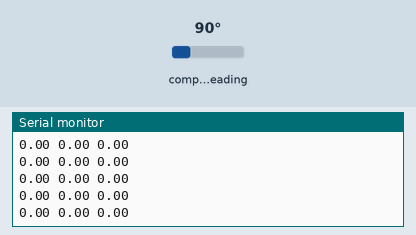
A program run on a simulated Teensy 3. On the bench: the last lines printed to the serial monitor. Wiring (inferred from the names in the program): QMC5883L compass at I2C address 0x0D. Inputs (shaded band) come from the test bench; at power-on: compass heading 90°.

Above: at 1.2 s.
1.3 s: compass heading set to 7°
At 1.8 s:
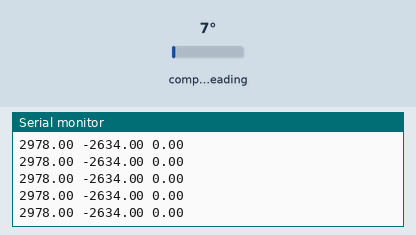
2.8 s: compass heading set to 180°
At 3.6 s:
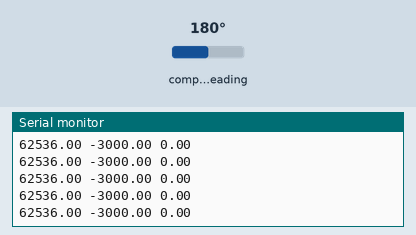
Timing chart, 0 to 4.9 s (numbered marks = the images above; inputs shaded):
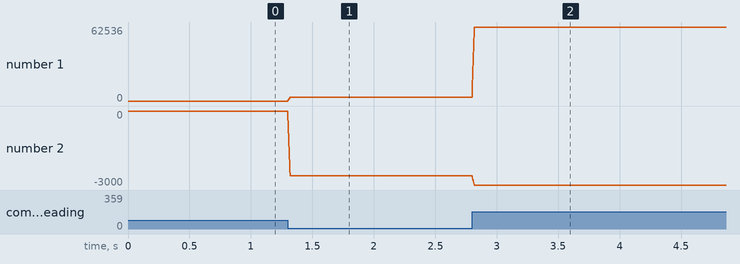

The program:

main.cpp
```cpp
#include <Arduino.h>
#include <Wire.h>
#include <QMC5883L.h>
#include <Average.h>


QMC5883L sens_1;

Average<float> ave_x(10);
Average<float> ave_y(10);
Average<float> ave_z(10);

float x_offset; int x;
float y_offset; int y;
float z_offset; int z;
float  mT = 1.00;


void setup()
{
  Serial.begin(9600);
  Wire.begin();
  sens_1.init();


 sens_1.read(&x, &y, &z);

   x_offset = x/mT;
   y_offset = y/mT;
   z_offset = z/mT;


}

void loop()
{
  sens_1.read(&x, &y, &z);
  x = x/mT-x_offset;
  y = y/mT-y_offset;
  z = z/mT-z_offset;

    ave_x.push((float)x);
    ave_y.push((float)y);
    ave_z.push((float)z);

  Serial.print(ave_x.mean());
  Serial.print(" ");
  Serial.print(ave_y.mean());
  Serial.print(" ");
  Serial.println(ave_z.mean());
}
```

QMC5883L.cpp
```cpp
// (licence header left out)
#include "QMC5883L.h"

#include <Wire.h>

void QMC5883L::setAddress(uint8_t addr){
  address = addr;
}

void QMC5883L::WriteReg(byte Reg,byte val){
  Wire.beginTransmission(address); //Start
  Wire.write(Reg); // To tell the QMC5883L to get measures continously
  Wire.write(val); //Set up the Register
  Wire.endTransmission();
}

void QMC5883L::init(){
  WriteReg(0x0B,0x01);
  //Define Set/Reset period
  setMode(Mode_Continuous,ODR_200Hz,RNG_8G,OSR_512);
}

void QMC5883L::setMode(uint16_t mode,uint16_t odr,uint16_t rng,uint16_t osr){
  WriteReg(0x09,mode|odr|rng|osr);
  Serial.println(mode|odr|rng|osr,HEX);
}


void QMC5883L::softReset(){
  WriteReg(0x0A,0x80);
}

void QMC5883L::read(int* x,int* y,int* z){
  Wire.beginTransmission(address);
  Wire.write(0x00);
  Wire.endTransmission();
  Wire.requestFrom(address, 6);
  *x = Wire.read(); //LSB  x
  *x |= Wire.read() << 8; //MSB  x
  *y = Wire.read(); //LSB  z
  *y |= Wire.read() << 8; //MSB z
  *z = Wire.read(); //LSB y
  *z |= Wire.read() << 8; //MSB y
}
```

QMC5883L.h
```cpp
// (licence header left out)
#ifndef QMC5883L_h
#define QMC5883L_h


#if ARDUINO >= 100
  #include "Arduino.h"
#else
  #include "WProgram.h"
#endif

#include "Wire.h"

#define QMC5883L_ADDR 0x0D//The default I2C address is 0D: 0001101


//Registers Control //0x09

#define Mode_Standby    0b00000000
#define Mode_Continuous 0b00000001

#define ODR_10Hz        0b00000000
#define ODR_50Hz        0b00000100
#define ODR_100Hz       0b00001000
#define ODR_200Hz       0b00001100

#define RNG_2G          0b00000000
#define RNG_8G          0b00010000

#define OSR_512         0b00000000
#define OSR_256         0b01000000
#define OSR_128         0b10000000
#define OSR_64          0b11000000


class QMC5883L{

public:
void setAddress(uint8_t addr);
void init();
void setMode(uint16_t mode,uint16_t odr,uint16_t rng,uint16_t osr);
void softReset();
void read(uint16_t* x,uint16_t* y,uint16_t* z);
void read(int* x,int* y,int* z);

private:
void WriteReg(uint8_t Reg,uint8_t val);
uint8_t address = QMC5883L_ADDR;

};

#endif
```

Measured:
- after the input at 1.3 s, the serial monitor: prints a new line at once (image 1)
- after the input at 2.8 s, the serial monitor: prints a new line at once (image 2)
- plotted number 1: 0 → 2978 after the input at 1.3 s, 2978 → 62536 after the input at 2.8 s
- plotted number 2: 0 → -2634 after the input at 1.3 s, -2634 → -3000 after the input at 2.8 s
